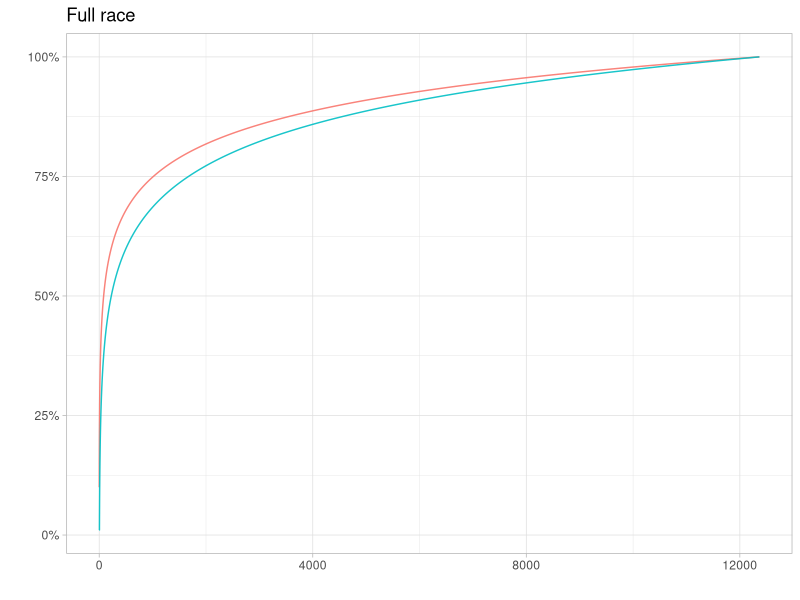
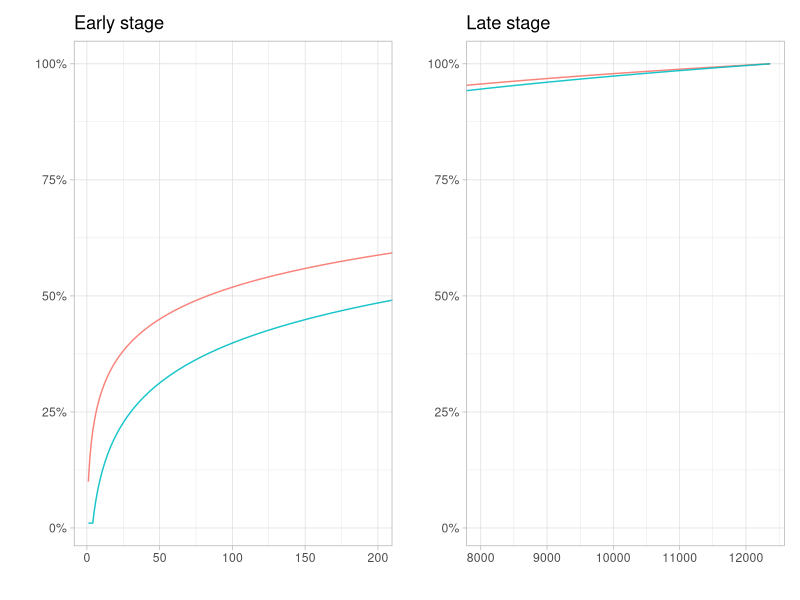

Reproduce these figures in R, in order.
## ---- chunk 1
library("tidyverse")
library("formattable")
library("glue")
library("lubridate")
library("patchwork")
options(scipen = 4)
## ---- chunk 2
library("tidyverse")
library("formattable")

# Build the table 
df <- tibble(min = seq(1, 12500)) %>%
  mutate(pct_tort_progress = 1/min * 1 / 10) %>%
  mutate(total_tort_pct_progress = cumsum(pct_tort_progress)) %>%
  filter(total_tort_pct_progress < 1)

df %>%
  mutate(across(contains("pct_"), ~formattable::percent(.x, digits = 4))) %>%
  arrange(desc(min)) %>%
  head(5)
## ---- chunk 3
penultimate_pct <- df %>%
  filter(min == max(min)) %>%
  pull(total_tort_pct_progress)
penultimate_minute <- max(df$min)
last_minute <- penultimate_minute  + 1
remaining_distance <- (1 - penultimate_pct) * (last_minute * 10)
tortoise_speed <- 1
pct_last_minute <- remaining_distance / tortoise_speed

# Summary metrics
total_minutes <- penultimate_minute + pct_last_minute 
total_days <- total_minutes / 60 / 24
## ---- chunk 4
hare_speed <- 1.25
last_min_hare_pct_progress = pct_last_minute * hare_speed / (last_minute * 10)
df <- df %>% 
  mutate(pct_hare_progress = 1/min * hare_speed / 10) %>%
  arrange(desc(min)) %>%
  mutate(total_hare_pct_progress = cumsum(pct_hare_progress) + last_min_hare_pct_progress) 

df %>%
  filter(total_hare_pct_progress < 1) %>%
  arrange(min) %>%
  mutate(across(contains("pct_"), ~formattable::percent(.x, digits = 3))) %>%
  select(min, contains("hare_")) %>%
  head(5)

## ---- chunk 5
library("glue")
library("lubridate")

second_minute_record <- df %>%
  filter(total_hare_pct_progress < 1) 
second_minute_pct <- max(second_minute_record$total_hare_pct_progress)
second_minute <- min(second_minute_record$min)
first_minute <- second_minute - 1 
initial_distance <- (1 - second_minute_pct) * (first_minute * 10)
pct_first_minute <- initial_distance / hare_speed

# Summary metrics
start_time <- first_minute + (1 - pct_first_minute)
start_duration <- seconds_to_period(start_time * 60)
formatted_start <- glue(
  "{start_duration@minute}", ":", 
  "{round(second(start_duration), 0)}")

## ---- chunk 6
library("patchwork")

df <- df %>%
  arrange(min) %>%
  mutate(total_total_hare_pct_progress = 
           cumsum(if_else(min >= 5, pct_hare_progress, 0)) + 
                    (1 - second_minute_pct))
plt <- df %>% 
  select(min, total_tort_pct_progress, total_total_hare_pct_progress) %>%
  gather(key = "competitor", value = "pct_progress", -min) %>%
  ggplot(aes(min, pct_progress, color = competitor)) +
  geom_line(alpha = .9, show.legend = FALSE) +
  theme_light() +
  scale_y_continuous(labels = scales::percent_format()) 

full_stage <- plt + 
  labs(title = "Full race", 
       y = "", x = "") 
full_stage 


early_state <- plt +
  labs(title = "Early stage", 
       y = "", x = "") +
  coord_cartesian(xlim=c(1, 200))
late_stage <- plt +
  labs(title = "Late stage", 
       y = "", x = "") +
  coord_cartesian(xlim=c(8000, 12367))
early_state | late_stage
  
